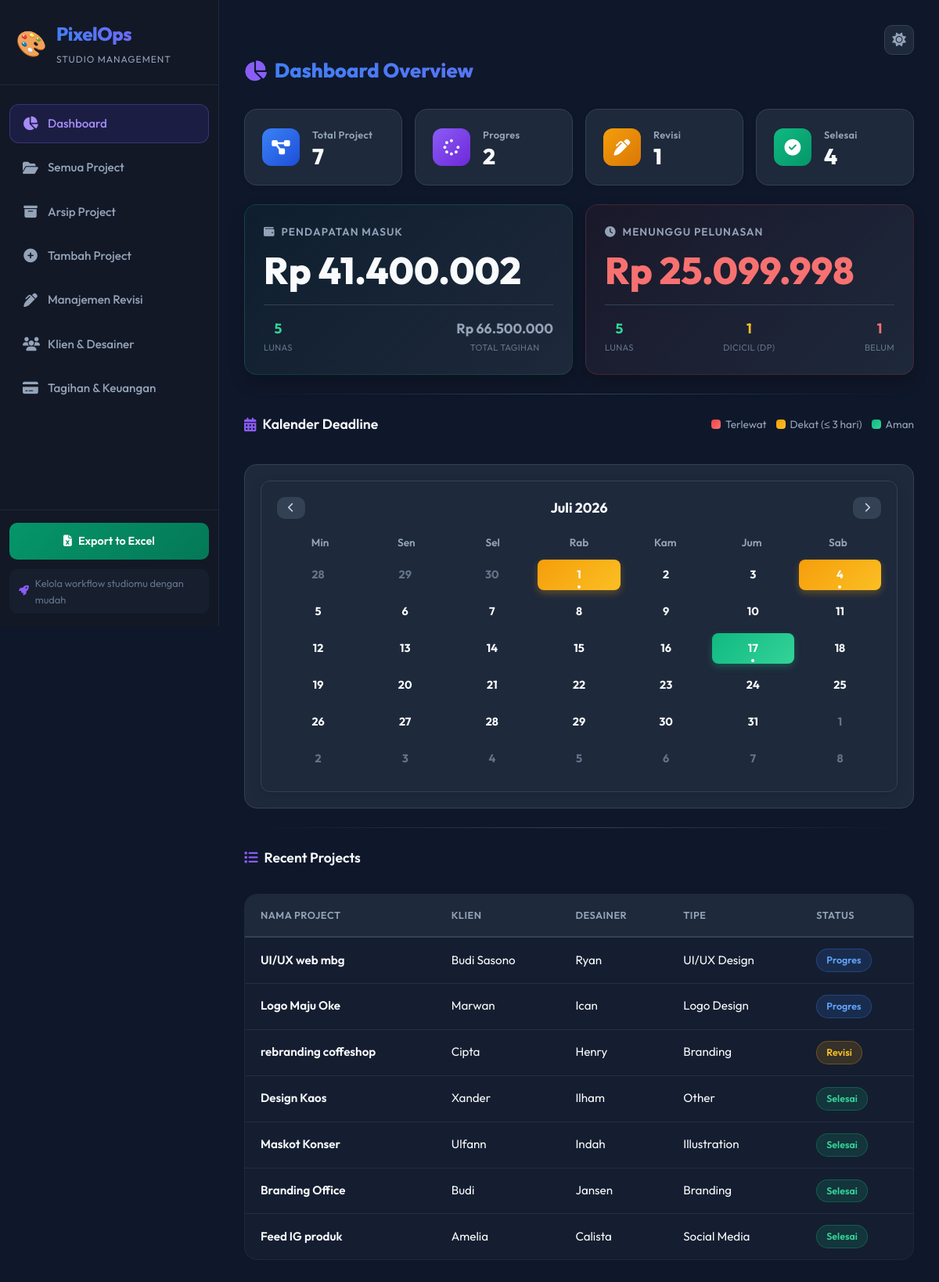
The page / on the database its author committed.
### tables this page shows
CREATE TABLE project(
            id INTEGER PRIMARY KEY AUTOINCREMENT,
            nama_project TEXT NOT NULL,
            jenis TEXT,
            client_id INTEGER,
            designer_id INTEGER,
            deadline TEXT,
            budget REAL,
            status TEXT
        , deskripsi TEXT, category TEXT, image_path TEXT);

CREATE TABLE client(
            id INTEGER PRIMARY KEY AUTOINCREMENT,
            nama TEXT NOT NULL,
            perusahaan TEXT,
            email TEXT,
            telepon TEXT
        );

CREATE TABLE designer(
            id INTEGER PRIMARY KEY AUTOINCREMENT,
            nama TEXT NOT NULL,
            spesialis TEXT,
            email TEXT
        );

### main_app.py (the view)
@app.route("/")
def dashboard():
    total = sm.total_project()
    progress = sm.total_active_project()
    revisi = sm.total_revisi_project()
    selesai = sm.total_selesai_project()
    revenue = sm.total_revenue()
    piutang = sm.total_piutang()
    pay_stats = sm.payment_status_counts()
    all_projects = sm.tampil_project()
    recent = (all_projects or [])[:10]
    status_order = {"progres": 0, "revisi": 1, "selesai": 2}
    recent.sort(key=lambda p: status_order.get(p.get("status", "").lower(), 99))
    projects_json = json.dumps([
        {"id": p["id"], "nama": p["nama_project"],
         "deadline": p.get("deadline", ""),
         "status": p.get("status", "")}
        for p in all_projects if p.get("deadline") and p.get("status", "").lower() != "selesai"
    ])
    return render_template(
        "dashboard.html",
        total=total,
        progress=progress,
        revisi=revisi,
        selesai=selesai,
        revenue=revenue,
        piutang=piutang,
        total_tagihan=revenue + piutang,
        pay_stats=pay_stats,
        recent=recent,
        projects_json=projects_json,
    )

### main_app.py (called while the page is built)
@app.template_filter("format_rp")
def format_rp(amount):
    return f"Rp {amount:,.0f}".replace(",", ".")

### manajer_studio.py (called while the page is built)
    def tampil_project(self):
        query = """
        SELECT p.*, c.nama as client_nama, d.nama as designer_nama
        FROM project p
        LEFT JOIN client c ON p.client_id = c.id
        LEFT JOIN designer d ON p.designer_id = d.id
        ORDER BY p.id DESC
        """
        self.db.cursor.execute(query)
        return [dict(row) for row in self.db.cursor.fetchall()]

    def total_project(self):
        self.db.cursor.execute("SELECT COUNT(*) FROM project")
        return self.db.cursor.fetchone()[0]

    def total_active_project(self):
        self.db.cursor.execute("SELECT COUNT(*) FROM project WHERE status = 'Progres'")
        return self.db.cursor.fetchone()[0]

    def total_revisi_project(self):
        self.db.cursor.execute("SELECT COUNT(*) FROM project WHERE status = 'Revisi'")
        return self.db.cursor.fetchone()[0]

    def total_selesai_project(self):
        self.db.cursor.execute("SELECT COUNT(*) FROM project WHERE status = 'Selesai'")
        return self.db.cursor.fetchone()[0]

    def total_revenue(self):
        self.db.cursor.execute("SELECT SUM(dp) FROM payment")
        res = self.db.cursor.fetchone()[0]
        return res if res else 0

    def total_piutang(self):
        self.db.cursor.execute("SELECT SUM(sisa) FROM payment")
        res = self.db.cursor.fetchone()[0]
        return res if res else 0

    def payment_status_counts(self):
        self.db.cursor.execute("SELECT status, COUNT(*) FROM payment GROUP BY status")
        stats = {'Lunas': 0, 'DP': 0, 'Belum Bayar': 0}
        for row in self.db.cursor.fetchall():
            stats[row[0]] = row[1]
        return stats

### templates/dashboard.html (shortened to what this page needs)
{% extends "base.html" %}
{% block content %}
<div class="page-header">
    <h1><i class="fas fa-chart-pie"></i> Dashboard Overview</h1>
</div>
<div class="metrics-grid">
    <div class="metric-card">
        <div class="metric-icon" style="background: linear-gradient(135deg, #3B82F6, #1D4ED8);">
            <i class="fas fa-project-diagram"></i>
        </div>
        <div class="metric-info">
            <span class="metric-label">Total Project</span>
            <span class="metric-value">{{ total }}</span>
        </div>
    </div>
    <div class="metric-card">
        <div class="metric-icon" style="background: linear-gradient(135deg, #8B5CF6, #6D28D9);">
            <i class="fas fa-spinner"></i>
        </div>
        <div class="metric-info">
            <span class="metric-label">Progres</span>
            <span class="metric-value accent-blue">{{ progress }}</span>
        </div>
    </div>
    <div class="metric-card">
        <div class="metric-icon" style="background: linear-gradient(135deg, #F59E0B, #D97706);">
            <i class="fas fa-pen-alt"></i>
        </div>
        <div class="metric-info">
            <span class="metric-label">Revisi</span>
            <span class="metric-value accent-amber">{{ revisi }}</span>
        </div>
    </div>
    <div class="metric-card">
        <div class="metric-icon" style="background: linear-gradient(135deg, #10B981, #059669);">
            <i class="fas fa-check-circle"></i>
        </div>
        <div class="metric-info">
            <span class="metric-label">Selesai</span>
            <span class="metric-value accent-green">{{ selesai }}</span>
        </div>
    </div>
</div>
<div class="finance-grid">
    <div class="finance-card revenue-card">
        <div class="finance-header">
            <span class="finance-title"><i class="fas fa-wallet"></i> Pendapatan Masuk</span>
        </div>
        <div class="finance-amount">{{ revenue|format_rp }}</div>
        <div class="finance-stats">
            <div class="stat-item">
                <span class="stat-value green">{{ pay_stats.get('Lunas', 0) }}</span>
                <span class="stat-label">Lunas</span>
            </div>
            <div class="stat-item">
                <span class="stat-value" style="color: var(--text-muted);">{{ total_tagihan|format_rp }}</span>
                <span class="stat-label">Total Tagihan</span>
            </div>
        </div>
    </div>
    <div class="finance-card piutang-card">
        <div class="finance-header">
            <span class="finance-title"><i class="fas fa-clock"></i> Menunggu Pelunasan</span>
        </div>
        <div class="finance-amount danger">{{ piutang|format_rp }}</div>
        <div class="finance-stats">
            <div class="stat-item">
                <span class="stat-value green">{{ pay_stats.get('Lunas', 0) }}</span>
                <span class="stat-label">Lunas</span>
            </div>
            <div class="stat-item">
                <span class="stat-value amber">{{ pay_stats.get('DP', 0) }}</span>
                <span class="stat-label">Dicicil (DP)</span>
            </div>
            <div class="stat-item">
                <span class="stat-value red">{{ pay_stats.get('Belum Bayar', 0) }}</span>
                <span class="stat-label">Belum</span>
            </div>
        </div>
    </div>
</div>
<div class="content-divider"></div>
<section class="content-section">
    <div class="section-header" style="display: flex; justify-content: space-between; align-items: center; flex-wrap: wrap; gap: 10px;">
        <h2 style="margin: 0;"><i class="fas fa-calendar-alt"></i> Kalender Deadline</h2>
        <div class="calendar-legend" style="display: flex; gap: 12px; font-size: 0.85rem;">
            <div style="display: flex; align-items: center; gap: 6px;">
                <div style="width: 12px; height: 12px; border-radius: 4px; background: linear-gradient(135deg, #EF4444, #F87171);"></div>
                <span style="color: var(--text-muted);">Terlewat</span>
            </div>
            <div style="display: flex; align-items: center; gap: 6px;">
                <div style="width: 12px; height: 12px; border-radius: 4px; background: linear-gradient(135deg, #F59E0B, #FBBF24);"></div>
                <span style="color: var(--text-muted);">Dekat (&le; 3 hari)</span>
            </div>
            <div style="display: flex; align-items: center; gap: 6px;">
                <div style="width: 12px; height: 12px; border-radius: 4px; background: linear-gradient(135deg, #10B981, #34D399);"></div>
                <span style="color: var(--text-muted);">Aman</span>
            </div>
        </div>
    </div>
    <div id="calendar" class="calendar-widget"></div>
</section>
<div class="content-divider"></div>
<section class="content-section">
    <div class="section-header">
        <h2><i class="fas fa-list"></i> Recent Projects</h2>
    </div>
    {% if recent %}
    <div class="table-wrapper">
        <table class="data-table">
            <thead>
                <tr>
                    <th>Nama Project</th>
                    <th>Klien</th>
                    <th>Desainer</th>
                    <th>Tipe</th>
                    <th>Status</th>
                </tr>
            </thead>
            <tbody>
                {% for p in recent %}
                <tr>
                    <td class="fw-600">{{ p['nama_project'] }}</td>
                    <td>{{ p.get('client_nama', '-') }}</td>
                    <td>{{ p.get('designer_nama', '-') }}</td>
                    <td>{{ p['jenis'] }}</td>
                    <td>
                        <span class="status-badge status-{{ p['status'] | lower }}">{{ p['status'] }}</span>
                    </td>
                </tr>
                {% endfor %}
            </tbody>
        </table>
    </div>
    {% else %}
    <div class="empty-state">
        <i class="fas fa-inbox"></i>
        <p>Belum ada project yang sedang berjalan.</p>
    </div>
    {% endif %}
</section>
{% endblock %}

### templates/base.html (shortened to what this page needs)
<!DOCTYPE html>
<html lang="id">
<head>
    <link rel="stylesheet" href="https://cdnjs.cloudflare.com/ajax/libs/font-awesome/6.5.1/css/all.min.css" />
    <link rel="stylesheet" href="{{ url_for('static', filename='css/style.css') }}" />
</head>
<body>
    <div class="app-container">
        <aside class="sidebar" id="sidebar">
            <div class="sidebar-header">
                <div class="brand">
                    <span class="brand-icon">🎨</span>
                    <div class="brand-text">
                        <h1>PixelOps</h1>
                        <span class="brand-subtitle">Studio Management</span>
                    </div>
                </div>
            </div>
            <nav class="sidebar-nav">
                <ul>
                    <li>
                        <a href="{{ url_for('dashboard') }}" class="nav-item {% if request.endpoint == 'dashboard' %}active{% endif %}">
                            <i class="fas fa-chart-pie"></i>
                            <span>Dashboard</span>
                        </a>
                    </li>
                    <li>
                        <a href="{{ url_for('project_list') }}" class="nav-item {% if request.endpoint == 'project_list' %}active{% endif %}">
                            <i class="fas fa-folder-open"></i>
                            <span>Semua Project</span>
                        </a>
                    </li>
                    <li>
                        <a href="{{ url_for('archived_list') }}" class="nav-item {% if request.endpoint == 'archived_list' %}active{% endif %}">
                            <i class="fas fa-archive"></i>
                            <span>Arsip Project</span>
                        </a>
                    </li>
                    <li>
                        <a href="{{ url_for('add_project') }}" class="nav-item {% if request.endpoint == 'add_project' %}active{% endif %}">
                            <i class="fas fa-plus-circle"></i>
                            <span>Tambah Project</span>
                        </a>
                    </li>
                    <li>
                        <a href="{{ url_for('revision_list') }}" class="nav-item {% if request.endpoint == 'revision_list' %}active{% endif %}">
                            <i class="fas fa-pen-alt"></i>
                            <span>Manajemen Revisi</span>
                        </a>
                    </li>
                    <li>
                        <a href="{{ url_for('clients_designers') }}" class="nav-item {% if request.endpoint == 'clients_designers' %}active{% endif %}">
                            <i class="fas fa-users"></i>
                            <span>Klien &amp; Desainer</span>
                        </a>
                    </li>
                    <li>
                        <a href="{{ url_for('payment_list') }}" class="nav-item {% if request.endpoint == 'payment_list' %}active{% endif %}">
                            <i class="fas fa-credit-card"></i>
                            <span>Tagihan &amp; Keuangan</span>
                        </a>
                    </li>
                </ul>
            </nav>
            <div class="sidebar-footer">
                <a href="{{ url_for('export_excel') }}" class="btn-export">
                    <i class="fas fa-file-excel"></i>
                    <span>Export to Excel</span>
                </a>
                <div class="sidebar-info">
                    <i class="fas fa-rocket"></i>
                    <span>Kelola workflow studiomu dengan mudah</span>
                </div>
            </div>
        </aside>
        <main class="main-content">
            <div class="main-content-header">
                <button class="theme-toggle-top" id="themeToggle" onclick="toggleTheme()" aria-label="Toggle theme">
                    <i class="fas fa-sun"></i>
                </button>
            </div>
            {% block content %}{% endblock %}
        </main>
    </div>
</body>
</html>

### rows shown on the page
project: nama_project "UI/UX web mbg", get "Budi Sasono", get "Ryan", jenis "UI/UX Design", status "Progres"
project: nama_project "Logo Maju Oke", get "Marwan", get "Ican", jenis "Logo Design", status "Progres"
project: nama_project "rebranding coffeshop", get "Cipta", get "Henry", jenis "Branding", status "Revisi"
project: nama_project "Design Kaos", get "Xander", get "Ilham", jenis "Other", status "Selesai"
project: nama_project "Maskot Konser", get "Ulfann", get "Indah", jenis "Illustration", status "Selesai"
project: nama_project "Branding Office", get "Budi", get "Jansen", jenis "Branding", status "Selesai"
project: nama_project "Feed IG produk", get "Amelia", get "Calista", jenis "Social Media", status "Selesai"

### other values the page prints
{{ total }} "7"
{{ progress }} "2"
{{ revisi }} "1"
{{ selesai }} "4"
{{ revenue|format_rp }} "Rp 41.400.002"
{{ pay_stats.get('Lunas', 0) }} "5"
{{ total_tagihan|format_rp }} "Rp 66.500.000"
{{ piutang|format_rp }} "Rp 25.099.998"
{{ pay_stats.get('DP', 0) }} "1"
{{ pay_stats.get('Belum Bayar', 0) }} "1"
